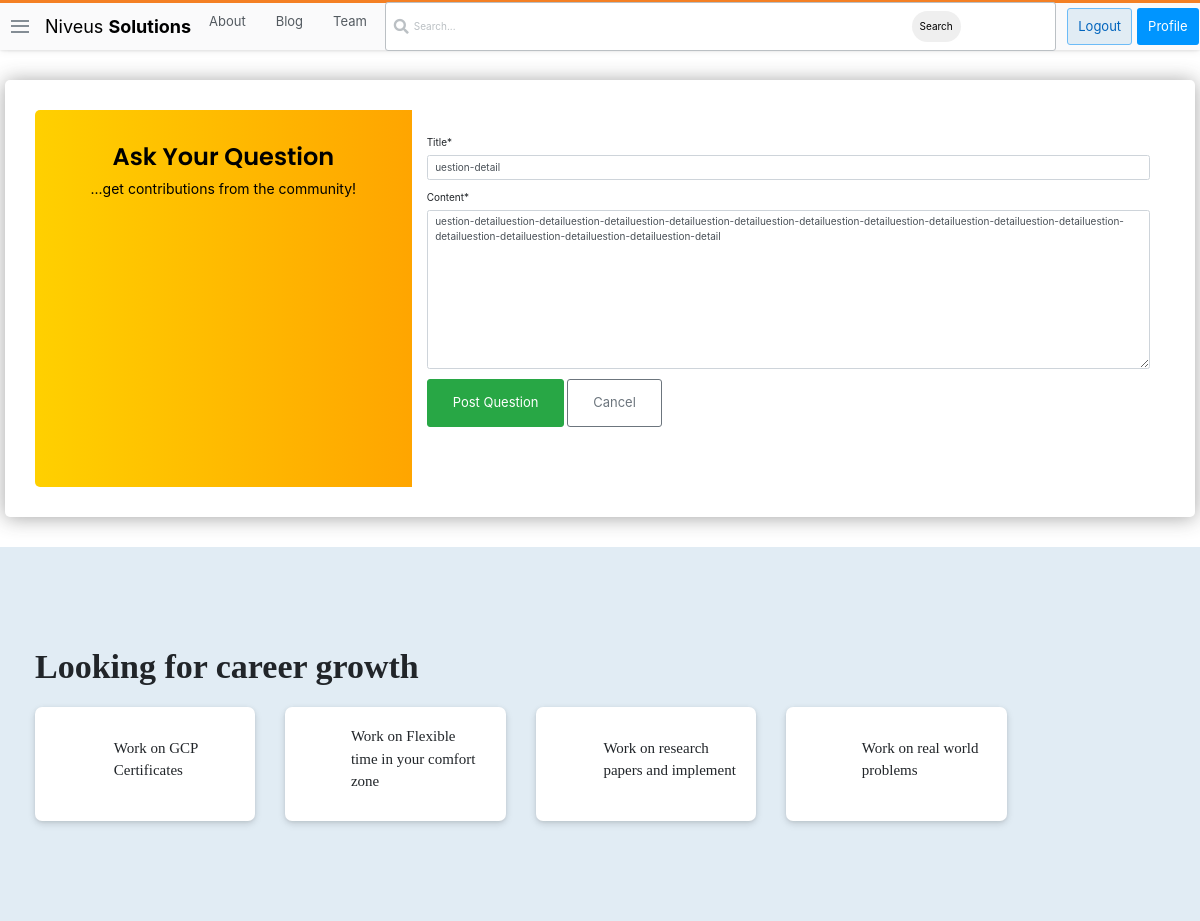
/questions/6/update/ (signed in), run on the app's committed database.
### datainfo/models.py (models this page shows, shortened)
class Question(models.Model):
    user = models.ForeignKey(User, on_delete=models.CASCADE)
    title = models.CharField(max_length=10000)
    content = RichTextField()
    likes = models.ManyToManyField(User,related_name='question_post')
    date_created = models.DateTimeField(default= timezone.now)

### datainfo/views.py (the view)
# urls.py: path('questions/<int:pk>/update/',views.QuestionUpdateView.as_view(), name = 'question-update'),
class QuestionUpdateView(UserPassesTestMixin,LoginRequiredMixin,UpdateView):
    model= Question
    fields = ['title','content']
    def test_func(self):
        question = self.get_object()
        if self.request.user == question.user:
            return True
        else:
            return False
    """def form_valid(self,form):
        form.instance.user = self.request.user
        return super().form_valid(form)"""

### datainfo/templates/datainfo/question_form.html (shortened to what this page needs)
{% extends 'base.html' %}
{% load static %}
{% load crispy_forms_tags %}
{% block content %}
    <!DOCTYPE html>
    <html lang="en">
    <head>
    </head>
    <body>
        <div class="page-content page-container" id="page-content">
            <div class="padding">
                <div class="row  d-flex justify-content-center">
                        <div class="card user-card-full">
                            <div class="row m-l-0 m-r-0">
                                <div class="col-sm-4 bg-c-lite-green user-profile">
                                    <div class="card-block text-center text-white">
                                        <h6 class="f-w-600" style="font-size: 24px; color: black;">Ask Your Question</h6>
                                        <p style="font-size: 14px; color: black;">...get contributions from the community!</p>
                                    </div>
                                </div>
                                <div class="col-sm-8">
                                    <div class="card-block">
                                        </div>
                                        <form action="" method="POST" enctype="multipart/form-data">
                                                {{form|crispy}}
                                                <button class="btn btn-success" id="logout-btn" type="submit">Post Question</button>
                                                <a style="text-decoration: none; " class="btn btn-outline-secondary" href="{% url 'datainfo:question_list' %}">Cancel</a>
                                        </form>
                                        <ul class="social-link list-unstyled m-t-40 m-b-10">
                                            <li></li>
                                            <li></li>
                                            <li></li>
                                        </ul>
                                    </div>
                                </div>
                            </div>
                        </div>
                    </div>
                </div>
    </body>
    </html>
{% endblock content %}

### static/main.css (style rules this page uses)
:root { --white: #fff; --black: #0c0d0e; --orange: #f48024; --yellow: #fbf2d4; --green: #5eba7d; --blue: #0077cc; --powder: #e1ecf4; --red: #d1383d; --black-025: #fafafb; --black-050: #eff0f1; --black-075: #e4e6e8; --black-100: #d6d9dc; --black-150: #c8ccd0; --black-200: #bbc0c4; --black-300: #9fa6ad; --black-350: #9199a1; --black-400: #848d95; --black-500: #6a737c; --black-600: #535a60; --black-700: #3c4146; --black-750: #2f3337; --black-800: #242729; --black-900: #0c0d0e; --orange-050: #fff7f2; --orange-100: #fee3cf; --orange-200: #fcd0ad; --orange-300: #f7aa6d; --orange-400: #f48024; --orange-500: #f2720c; --orange-600: #da670b; --orange-700: #bd5c00; --orange-800: #a35200; --orange-900: #874600; --blue-050: #f2f9ff; --blue-100: #cfeafe; --blue-200: #addafc; --blue-300: #6cbbf7; --blue-400: #379fef; --blue-500: #0095ff; --blue-600: #0077cc; --blue-700: #0064bd; --blue-800: #0054a3; --blue-900: #004487; --powder-050: #f4f8fb; --powder-100: #e1ecf4; --powder-200: #d1e5f1; --powder-300: #b3d3ea; --powder-400: #a0c7e4; --powder-500: #7aa7c7; --powder-600: #5b8db1; --powder-700: #39739d; --powder-800: #2c5777; --powder-900: #1e3c52; --green-025: #eef8f1; --green-050: #dcf0e2; --green-100: #cae8d4; --green-200: #a6d9b7; --green-300: #82ca9a; --green-400: #5eba7d; --green-500: #48a868; --green-600: #3d8f58; --green-700: #2f6f44; --green-800: #29603b; --green-900: #1e472c; --yellow-050: #fdf7e3; --yellow-100: #fbf2d4; --yellow-200: #f1e5bc; --yellow-300: #e6d178; --yellow-400: #e9c63f; --yellow-500: #ddb624; --yellow-600: #cea51b; --yellow-700: #b89516; --yellow-800: #9f8010; --yellow-900: #826a0b; --red-050: #fdf3f4; --red-100: #f9d3d7; --red-200: #f4b4bb; --red-300: #e87c87; --red-400: #de535e; --red-500: #d1383d; --red-600: #c02d2e; --red-700: #ac2726; --red-800: #942121; --red-900: #7a1819; --gold: #ffcc01; --gold-lighter: #fff4d1; --gold-darker: #f1b600; --silver: #b4b8bc; --silver-lighter: #e8e8e8; --silver-darker: #9a9c9f; --bronze: #caa789; --bronze-lighter: #f2e9e1; --bronze-darker: #ab825f; --fc-dark: #0c0d0e; --fc-medium: #3c4146; --fc-light: #6a737c; --focus-ring: rgba(0,149,255,0.15); --focus-ring-success: rgba(166,217,183,0.4); --focus-ring-warning: rgba(233,198,63,0.4); --focus-ring-error: rgba(192,45,46,0.15); --focus-ring-muted: rgba(36,39,41,0.1); --bs-sm: 0 1px 2px rgba(0,0,0,0.05),0 1px 4px rgba(0,0,0,0.05),0 2px 8px rgba(0,0,0,0.05); --bs-md: 0 1px 3px rgba(0,0,0,0.06),0 2px 6px rgba(0,0,0,0.06),0 3px 8px rgba(0,0,0,0.09); --bs-lg: 0 1px 4px rgba(0,0,0,0.09),0 3px 8px rgba(0,0,0,0.09),0 4px 13px rgba(0,0,0,0.13); --scrollbar: rgba(0,0,0,0.2); --highlight-bg: #f6f6f6; --highlight-color: #2f3337; --highlight-comment: #656e77; --highlight-punctuation: var(--black-600); --highlight-namespace: #b75501; --highlight-attribute: #015692; --highlight-literal: #b75501; --highlight-symbol: #803378; --highlight-keyword: #015692; --highlight-variable: #54790d; --highlight-addition: #2f6f44; --highlight-deletion: #c02d2e; --dark-blue:#2b2d6e; --magnolia:#f7f6f9; }
*, *::before, *::after { margin: 0; padding: 0; box-sizing: border-box; }
html { font-family: Arial, "Helvetica Neue", Helvetica, sans-serif; font-size: 10px; color: var(--black-800); }
ul { list-style: none; }
a { text-decoration: none; color: var(--blue-600); cursor: pointer; }
.btn { text-align: center; font-size: 1.3rem; border-radius: 3px; transition: all 0.5s; padding: 1.3rem 2.5rem; }
.card { flex: 1 auto; flex-basis: calc(33% - 4rem); display: flex; flex-direction: column; background-color: var(--white); box-shadow: var(--bs-sm); padding: 3rem; border-radius: 0.7rem; margin: 2rem; position: relative; }

### data on the page
Question: title "uestion-detail", content "uestion-detailuestion-detailuestion-detailuestion-detailuestion-detailuestion-detailuestion-detailuestion-detailuestion-detailuestion-detailuestion-detailuestion-detailuestion-detailuestion-detailuestion-detail"
